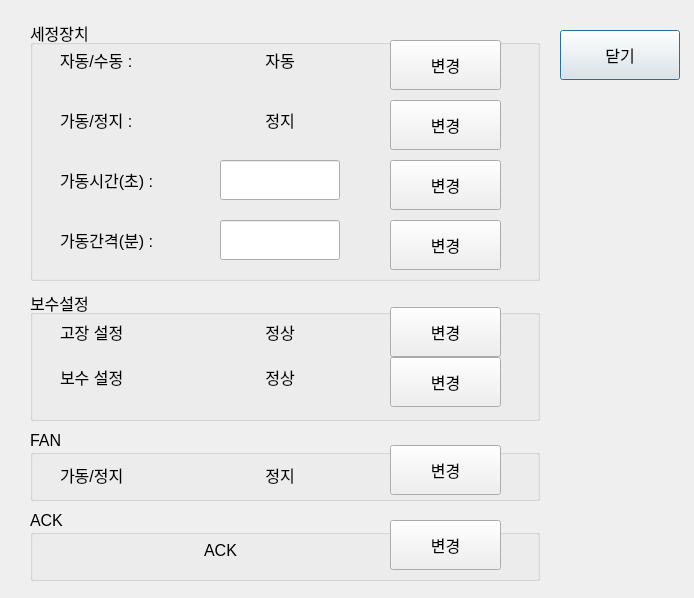
<?xml version="1.0" encoding="UTF-8"?>
<ui version="4.0">
 <class>CompSetup</class>
 <widget class="QDialog" name="CompSetup">
  <property name="geometry">
   <rect>
    <x>0</x>
    <y>0</y>
    <width>694</width>
    <height>598</height>
   </rect>
  </property>
  <property name="font">
   <font>
    <pointsize>12</pointsize>
   </font>
  </property>
  <property name="windowTitle">
   <string>Dialog</string>
  </property>
  <widget class="QPushButton" name="cancel">
   <property name="geometry">
    <rect>
     <x>560</x>
     <y>30</y>
     <width>120</width>
     <height>50</height>
    </rect>
   </property>
   <property name="font">
    <font>
     <pointsize>12</pointsize>
    </font>
   </property>
   <property name="text">
    <string>닫기</string>
   </property>
  </widget>
  <widget class="QGroupBox" name="groupBox">
   <property name="geometry">
    <rect>
     <x>30</x>
     <y>20</y>
     <width>510</width>
     <height>261</height>
    </rect>
   </property>
   <property name="title">
    <string>세정장치</string>
   </property>
   <widget class="QLabel" name="label_31">
    <property name="geometry">
     <rect>
      <x>30</x>
      <y>80</y>
      <width>101</width>
      <height>40</height>
     </rect>
    </property>
    <property name="text">
     <string>가동/정지 : </string>
    </property>
    <property name="alignment">
     <set>Qt::AlignLeading|Qt::AlignLeft|Qt::AlignVCenter</set>
    </property>
   </widget>
   <widget class="QLineEdit" name="autoCompIntv">
    <property name="geometry">
     <rect>
      <x>190</x>
      <y>200</y>
      <width>120</width>
      <height>40</height>
     </rect>
    </property>
   </widget>
   <widget class="QPushButton" name="btnTime">
    <property name="geometry">
     <rect>
      <x>360</x>
      <y>140</y>
      <width>111</width>
      <height>50</height>
     </rect>
    </property>
    <property name="font">
     <font>
      <pointsize>12</pointsize>
     </font>
    </property>
    <property name="text">
     <string>변경</string>
    </property>
   </widget>
   <widget class="QLabel" name="label_29">
    <property name="geometry">
     <rect>
      <x>30</x>
      <y>200</y>
      <width>111</width>
      <height>40</height>
     </rect>
    </property>
    <property name="text">
     <string>가동간격(분) : </string>
    </property>
    <property name="alignment">
     <set>Qt::AlignLeading|Qt::AlignLeft|Qt::AlignVCenter</set>
    </property>
   </widget>
   <widget class="QLabel" name="label_30">
    <property name="geometry">
     <rect>
      <x>30</x>
      <y>20</y>
      <width>101</width>
      <height>40</height>
     </rect>
    </property>
    <property name="text">
     <string>자동/수동 : </string>
    </property>
    <property name="alignment">
     <set>Qt::AlignLeading|Qt::AlignLeft|Qt::AlignVCenter</set>
    </property>
   </widget>
   <widget class="QLabel" name="autoComp">
    <property name="geometry">
     <rect>
      <x>190</x>
      <y>20</y>
      <width>120</width>
      <height>40</height>
     </rect>
    </property>
    <property name="text">
     <string>자동</string>
    </property>
    <property name="alignment">
     <set>Qt::AlignCenter</set>
    </property>
   </widget>
   <widget class="QLabel" name="runComp">
    <property name="geometry">
     <rect>
      <x>190</x>
      <y>80</y>
      <width>120</width>
      <height>40</height>
     </rect>
    </property>
    <property name="text">
     <string>정지</string>
    </property>
    <property name="alignment">
     <set>Qt::AlignCenter</set>
    </property>
   </widget>
   <widget class="QLineEdit" name="autoCompTime">
    <property name="geometry">
     <rect>
      <x>190</x>
      <y>140</y>
      <width>120</width>
      <height>40</height>
     </rect>
    </property>
   </widget>
   <widget class="QLabel" name="label_27">
    <property name="geometry">
     <rect>
      <x>30</x>
      <y>140</y>
      <width>121</width>
      <height>40</height>
     </rect>
    </property>
    <property name="text">
     <string>가동시간(초) : </string>
    </property>
    <property name="alignment">
     <set>Qt::AlignLeading|Qt::AlignLeft|Qt::AlignVCenter</set>
    </property>
   </widget>
   <widget class="QPushButton" name="btnAuto">
    <property name="geometry">
     <rect>
      <x>360</x>
      <y>20</y>
      <width>111</width>
      <height>50</height>
     </rect>
    </property>
    <property name="font">
     <font>
      <pointsize>12</pointsize>
     </font>
    </property>
    <property name="text">
     <string>변경</string>
    </property>
   </widget>
   <widget class="QPushButton" name="btnRun">
    <property name="geometry">
     <rect>
      <x>360</x>
      <y>80</y>
      <width>111</width>
      <height>50</height>
     </rect>
    </property>
    <property name="font">
     <font>
      <pointsize>12</pointsize>
     </font>
    </property>
    <property name="text">
     <string>변경</string>
    </property>
   </widget>
   <widget class="QPushButton" name="btnIntv">
    <property name="geometry">
     <rect>
      <x>360</x>
      <y>200</y>
      <width>111</width>
      <height>50</height>
     </rect>
    </property>
    <property name="font">
     <font>
      <pointsize>12</pointsize>
     </font>
    </property>
    <property name="text">
     <string>변경</string>
    </property>
   </widget>
  </widget>
  <widget class="QGroupBox" name="groupBox_2">
   <property name="geometry">
    <rect>
     <x>30</x>
     <y>290</y>
     <width>510</width>
     <height>131</height>
    </rect>
   </property>
   <property name="title">
    <string>보수설정</string>
   </property>
   <widget class="QPushButton" name="btnRepair">
    <property name="geometry">
     <rect>
      <x>360</x>
      <y>67</y>
      <width>111</width>
      <height>50</height>
     </rect>
    </property>
    <property name="font">
     <font>
      <pointsize>12</pointsize>
     </font>
    </property>
    <property name="text">
     <string>변경</string>
    </property>
   </widget>
   <widget class="QLabel" name="label_33">
    <property name="geometry">
     <rect>
      <x>30</x>
      <y>22</y>
      <width>101</width>
      <height>40</height>
     </rect>
    </property>
    <property name="text">
     <string>고장 설정</string>
    </property>
    <property name="alignment">
     <set>Qt::AlignLeading|Qt::AlignLeft|Qt::AlignVCenter</set>
    </property>
   </widget>
   <widget class="QLabel" name="label_32">
    <property name="geometry">
     <rect>
      <x>30</x>
      <y>67</y>
      <width>101</width>
      <height>40</height>
     </rect>
    </property>
    <property name="text">
     <string>보수 설정</string>
    </property>
    <property name="alignment">
     <set>Qt::AlignLeading|Qt::AlignLeft|Qt::AlignVCenter</set>
    </property>
   </widget>
   <widget class="QPushButton" name="btnMalf">
    <property name="geometry">
     <rect>
      <x>360</x>
      <y>17</y>
      <width>111</width>
      <height>50</height>
     </rect>
    </property>
    <property name="font">
     <font>
      <pointsize>12</pointsize>
     </font>
    </property>
    <property name="text">
     <string>변경</string>
    </property>
   </widget>
   <widget class="QLabel" name="repair">
    <property name="geometry">
     <rect>
      <x>190</x>
      <y>67</y>
      <width>120</width>
      <height>40</height>
     </rect>
    </property>
    <property name="text">
     <string>정상</string>
    </property>
    <property name="alignment">
     <set>Qt::AlignCenter</set>
    </property>
   </widget>
   <widget class="QLabel" name="malf">
    <property name="geometry">
     <rect>
      <x>190</x>
      <y>22</y>
      <width>120</width>
      <height>40</height>
     </rect>
    </property>
    <property name="text">
     <string>정상</string>
    </property>
    <property name="alignment">
     <set>Qt::AlignCenter</set>
    </property>
   </widget>
  </widget>
  <widget class="QGroupBox" name="groupBox_6">
   <property name="geometry">
    <rect>
     <x>30</x>
     <y>430</y>
     <width>510</width>
     <height>71</height>
    </rect>
   </property>
   <property name="title">
    <string>FAN</string>
   </property>
   <widget class="QPushButton" name="btnFan">
    <property name="geometry">
     <rect>
      <x>360</x>
      <y>15</y>
      <width>111</width>
      <height>50</height>
     </rect>
    </property>
    <property name="font">
     <font>
      <pointsize>12</pointsize>
     </font>
    </property>
    <property name="text">
     <string>변경</string>
    </property>
   </widget>
   <widget class="QLabel" name="runFan">
    <property name="geometry">
     <rect>
      <x>190</x>
      <y>25</y>
      <width>120</width>
      <height>40</height>
     </rect>
    </property>
    <property name="text">
     <string>정지</string>
    </property>
    <property name="alignment">
     <set>Qt::AlignCenter</set>
    </property>
   </widget>
   <widget class="QLabel" name="labelFan">
    <property name="geometry">
     <rect>
      <x>30</x>
      <y>25</y>
      <width>121</width>
      <height>40</height>
     </rect>
    </property>
    <property name="text">
     <string>가동/정지</string>
    </property>
    <property name="alignment">
     <set>Qt::AlignLeading|Qt::AlignLeft|Qt::AlignVCenter</set>
    </property>
   </widget>
  </widget>
  <widget class="QGroupBox" name="groupBox_7">
   <property name="geometry">
    <rect>
     <x>30</x>
     <y>510</y>
     <width>510</width>
     <height>71</height>
    </rect>
   </property>
   <property name="title">
    <string>ACK</string>
   </property>
   <widget class="QPushButton" name="btnAck">
    <property name="geometry">
     <rect>
      <x>360</x>
      <y>10</y>
      <width>111</width>
      <height>50</height>
     </rect>
    </property>
    <property name="font">
     <font>
      <pointsize>12</pointsize>
     </font>
    </property>
    <property name="text">
     <string>변경</string>
    </property>
   </widget>
   <widget class="QLabel" name="useAck">
    <property name="geometry">
     <rect>
      <x>100</x>
      <y>20</y>
      <width>181</width>
      <height>40</height>
     </rect>
    </property>
    <property name="text">
     <string>ACK</string>
    </property>
    <property name="alignment">
     <set>Qt::AlignCenter</set>
    </property>
   </widget>
  </widget>
 </widget>
 <resources/>
 <connections>
  <connection>
   <sender>cancel</sender>
   <signal>clicked()</signal>
   <receiver>CompSetup</receiver>
   <slot>reject()</slot>
   <hints>
    <hint type="sourcelabel">
     <x>285</x>
     <y>249</y>
    </hint>
    <hint type="destinationlabel">
     <x>279</x>
     <y>144</y>
    </hint>
   </hints>
  </connection>
 </connections>
</ui>
